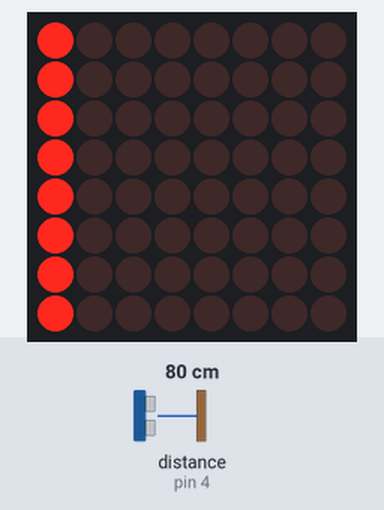
Bench run of a sketch on a simulated Arduino Uno, built with avr-gcc and run on an emulated ATmega328P. On the bench: 8×8 LED matrix. Wiring (inferred from the names in the program): ultrasonic range finder: trigger pin 3; echo pin 4. Inputs (shaded band) come from the test bench; at power-on: distance to the obstacle (sensor on pin 4) 80 cm. The echo pulse lasts 58.3 µs per cm.

Above: at 1.2 s.
1.3 s: distance to the obstacle (sensor on pin 4) set to 9 cm
At 1.41 s:
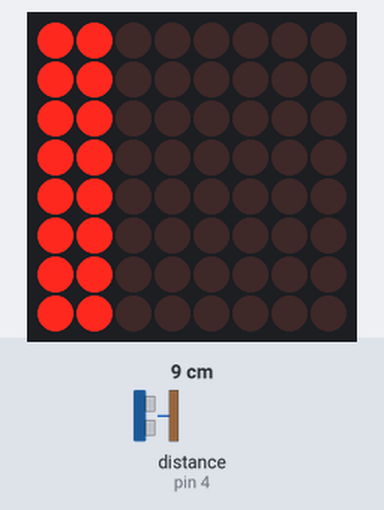
At 2.1 s:
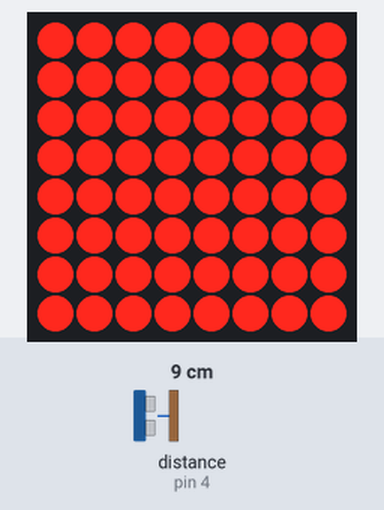
3.1 s: distance to the obstacle (sensor on pin 4) set to 18 cm
At 4.1 s:
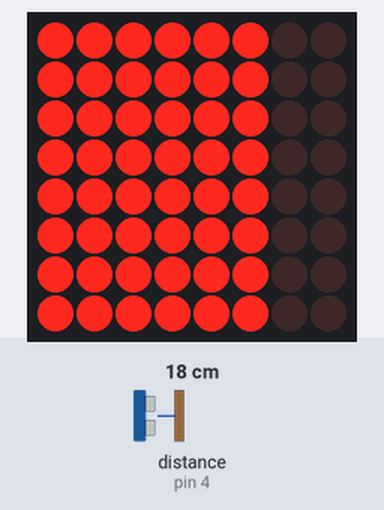
Timing chart, 0 to 6.1 s (numbered marks = the images above; inputs shaded):
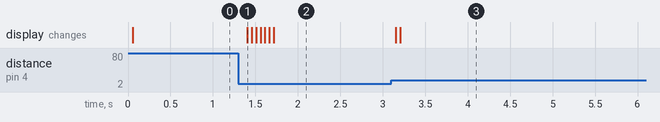

The sketch:

ULTRASOUND_LEDMATRIX_WITH_UPDATED_VISUAL.ino
```cpp
///////////////////////////////////////////
// ULTRASOUND/LEDMATRIX DISTANCE MEASURE //
///////////////////////////////////////////

//03.16.2025
//Erick Ruiz Granados
//Measure Distance and Output to Matrix Led

//Intialize
#include <LedControl.h>
#define TRIG_PIN 3
#define ECHO_PIN 4

LedControl lc = LedControl(11, 13, 10, 1);  // DIN, CLK, CS, 1 device

//Intialize Previous Count Save (Global Scope)
int previous_count = 0;
//Intialize columnstoturnon as global call
int columnsToTurnOn = 0;

/* we always wait a bit between updates of the display */
unsigned long delaytime1=500;
unsigned long delaytime2=50;

//Setup
void setup() {
    Serial.begin(9600);  // Start Serial Communication

    pinMode(TRIG_PIN, OUTPUT);
    pinMode(ECHO_PIN, INPUT);

    /*
    The MAX72XX is in power-saving mode on startup,
    we have to do a wakeup call
    */
    lc.shutdown(0, false);
    lc.setIntensity(0, 4); /* Set the brightness to a low values */
    lc.clearDisplay(0); /* and clear the display */

}

//Function Long is used to return a long interger, Will be called upon later
long getDistance() {
    digitalWrite(TRIG_PIN, LOW); //Ensures that the TRIG_PIN (which triggers the ultrasonic pulse) is LOW for 2 microseconds before sending the signal. This is to stabilize the sensor. Low turns off
    delayMicroseconds(2);
    digitalWrite(TRIG_PIN, HIGH); //We set the trigger pin to HIGH. The sensor now emits an ultrasonic sound wave.
    delayMicroseconds(10); //We keep the pulse HIGH for 10 microseconds. This ensures the sensor has enough time to send the ultrasonic wave
    digitalWrite(TRIG_PIN, LOW); //After 10 microseconds, we set the TRIG_PIN back to LOW
    return pulseIn(ECHO_PIN, HIGH) * 0.034 / 2;
    //The ECHO_PIN is the pin where the sensor receives the reflected sound wave.
    //pulseIn(ECHO_PIN, HIGH) waits until the echo signal returns and measures how long it was HIGH.
    //That time is then used to calculate the distance:
    //Speed of sound = 0.034 cm/µs
    //We divide by 2 because the sound traveled to the object and back.

}

void turnOnColumns(int columns) //Creates function with conditional that will turn on columns
{

    if(columnsToTurnOn < previous_count) //Will check if new columns count is less than previous and will set more lights off to reach new count
    {
      for (int col = previous_count - 1; col >= columns; --col)  //Loop thru columns
      {
        delay(50); // Delay for updating each row to create a smoother transition
        for (int row = 0; row < 8; row++)  //Loop thru Rows
        {
            lc.setLed(0, row, col, false); //Turn on LEDs at row and columns
            previous_count = columnsToTurnOn;
        }
      }
    }

    if(columnsToTurnOn > previous_count) //Will check if new columns count is less than previous and will set more lights on to reach new count
    {
      for (int col = 0; col < columns; col++)  //Loop thru columns
        {
          delay(50); //Delay between updating distance
          for (int row = 0; row < 8; row++)  //Loop thru Rows
          {
              lc.setLed(0, row, col, true); //Turn on LEDs at row and columns
              previous_count = columnsToTurnOn;
          }
        }
    }
}

void loop() {
    long distance = getDistance(); //Calls function get distance and creates long interger variable

    if (distance < 5) {  // If object is very near, turn on all LEDs. If object is less than 5 cm, turn on all leds
        turnOnColumns(8); //Calls upon turn on column with condition 8 saying to turn on all 8 columns
    } else {
        columnsToTurnOn = map(distance, 5, 40, 8, 1);  // More columns turn on as object gets closer....
        //Converts the distance (5 cm to 40 cm) into a range (8 columns to 1 column).
        //When the object is close (5 cm) → 8 columns ON.
        //When the object is far (40 cm) → 1 column ON.

        columnsToTurnOn = constrain(columnsToTurnOn, 1, 8); //Ensures that the number of columns is always between 1 and 8 (to avoid errors).
        turnOnColumns(columnsToTurnOn); //Calls the function to update the LED display.
    }


}
```

Measured:
- after the input at 1.3 s, the display: changes after 0.11 s (image 1)
- after the input at 3.1 s, the display: first changes after 0.05 s (image 3 shows a later state)
